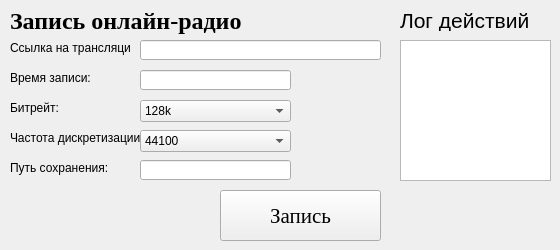
<?xml version="1.0" encoding="UTF-8"?>
<ui version="4.0">
 <class>MainWindow</class>
 <widget class="QMainWindow" name="MainWindow">
  <property name="enabled">
   <bool>true</bool>
  </property>
  <property name="geometry">
   <rect>
    <x>0</x>
    <y>0</y>
    <width>560</width>
    <height>250</height>
   </rect>
  </property>
  <property name="minimumSize">
   <size>
    <width>560</width>
    <height>250</height>
   </size>
  </property>
  <property name="maximumSize">
   <size>
    <width>560</width>
    <height>250</height>
   </size>
  </property>
  <property name="windowTitle">
   <string>Запись онлайн-радио</string>
  </property>
  <widget class="QWidget" name="centralWidget">
   <widget class="QLabel" name="label">
    <property name="geometry">
     <rect>
      <x>10</x>
      <y>0</y>
      <width>241</width>
      <height>41</height>
     </rect>
    </property>
    <property name="font">
     <font>
      <family>Times New Roman</family>
      <pointsize>18</pointsize>
      <weight>75</weight>
      <bold>true</bold>
     </font>
    </property>
    <property name="text">
     <string>Запись онлайн-радио</string>
    </property>
   </widget>
   <widget class="QTextEdit" name="textEdit">
    <property name="geometry">
     <rect>
      <x>400</x>
      <y>40</y>
      <width>151</width>
      <height>141</height>
     </rect>
    </property>
    <property name="readOnly">
     <bool>true</bool>
    </property>
   </widget>
   <widget class="QPushButton" name="pushButton">
    <property name="geometry">
     <rect>
      <x>220</x>
      <y>190</y>
      <width>161</width>
      <height>51</height>
     </rect>
    </property>
    <property name="font">
     <font>
      <family>Times New Roman</family>
      <pointsize>16</pointsize>
     </font>
    </property>
    <property name="text">
     <string>Запись</string>
    </property>
   </widget>
   <widget class="QLineEdit" name="directory">
    <property name="geometry">
     <rect>
      <x>140</x>
      <y>160</y>
      <width>151</width>
      <height>20</height>
     </rect>
    </property>
    <property name="readOnly">
     <bool>true</bool>
    </property>
   </widget>
   <widget class="QLabel" name="label_2">
    <property name="geometry">
     <rect>
      <x>10</x>
      <y>160</y>
      <width>101</width>
      <height>16</height>
     </rect>
    </property>
    <property name="text">
     <string>Путь сохранения:</string>
    </property>
   </widget>
   <widget class="QLabel" name="label_3">
    <property name="geometry">
     <rect>
      <x>10</x>
      <y>70</y>
      <width>81</width>
      <height>16</height>
     </rect>
    </property>
    <property name="text">
     <string>Время записи:</string>
    </property>
   </widget>
   <widget class="QLineEdit" name="time">
    <property name="geometry">
     <rect>
      <x>140</x>
      <y>70</y>
      <width>151</width>
      <height>20</height>
     </rect>
    </property>
   </widget>
   <widget class="QLabel" name="label_4">
    <property name="geometry">
     <rect>
      <x>400</x>
      <y>10</y>
      <width>151</width>
      <height>21</height>
     </rect>
    </property>
    <property name="font">
     <font>
      <pointsize>16</pointsize>
     </font>
    </property>
    <property name="text">
     <string>Лог действий</string>
    </property>
   </widget>
   <widget class="QLabel" name="label_5">
    <property name="geometry">
     <rect>
      <x>10</x>
      <y>40</y>
      <width>121</width>
      <height>16</height>
     </rect>
    </property>
    <property name="text">
     <string>Ссылка на трансляцию:</string>
    </property>
   </widget>
   <widget class="QLineEdit" name="link">
    <property name="geometry">
     <rect>
      <x>140</x>
      <y>40</y>
      <width>241</width>
      <height>20</height>
     </rect>
    </property>
   </widget>
   <widget class="QLabel" name="label_7">
    <property name="geometry">
     <rect>
      <x>10</x>
      <y>100</y>
      <width>61</width>
      <height>16</height>
     </rect>
    </property>
    <property name="text">
     <string>Битрейт:</string>
    </property>
   </widget>
   <widget class="QComboBox" name="bitrate">
    <property name="geometry">
     <rect>
      <x>140</x>
      <y>100</y>
      <width>151</width>
      <height>22</height>
     </rect>
    </property>
    <item>
     <property name="text">
      <string>128k</string>
     </property>
    </item>
    <item>
     <property name="text">
      <string>192k</string>
     </property>
    </item>
    <item>
     <property name="text">
      <string>256k</string>
     </property>
    </item>
    <item>
     <property name="text">
      <string>320k</string>
     </property>
    </item>
   </widget>
   <widget class="QLabel" name="label_6">
    <property name="geometry">
     <rect>
      <x>10</x>
      <y>130</y>
      <width>131</width>
      <height>16</height>
     </rect>
    </property>
    <property name="text">
     <string>Частота дискретизации:</string>
    </property>
   </widget>
   <widget class="QComboBox" name="discretisation">
    <property name="geometry">
     <rect>
      <x>140</x>
      <y>130</y>
      <width>151</width>
      <height>22</height>
     </rect>
    </property>
    <item>
     <property name="text">
      <string>44100</string>
     </property>
    </item>
    <item>
     <property name="text">
      <string>48000</string>
     </property>
    </item>
    <item>
     <property name="text">
      <string>96000</string>
     </property>
    </item>
    <item>
     <property name="text">
      <string>192000</string>
     </property>
    </item>
   </widget>
  </widget>
 </widget>
 <layoutdefault spacing="6" margin="11"/>
 <resources/>
 <connections/>
</ui>
